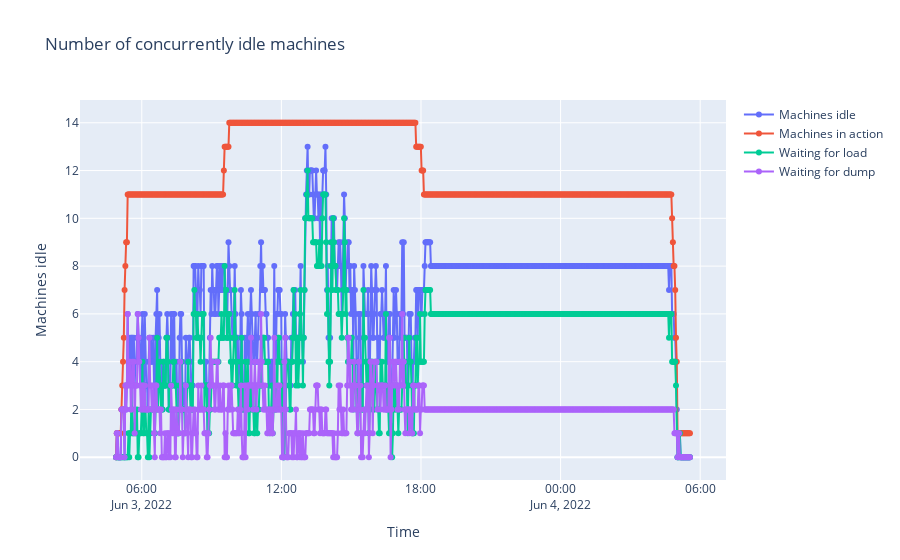

The code cell stored with this chart in its notebook:
### Code cell
agg.aggragated_nb_of_idle_timeline()
agg.plot_aggragated_nb_of_idle_timeline()

### Figure 1 — Plotly figure (JSON) as saved in the notebook; plotly's stock layout.template omitted (floating-point values rounded to 4 significant figures; data arrays with more than 128 entries replaced by an {"elided": "..."} marker saying what was removed)
{"data": [{"mode": "markers+lines", "name": "Machines idle", "type": "scatter", "x": {"elided": "741 str values"}, "y": {"elided": "741 int values"}}, {"mode": "markers+lines", "name": "Machines in action", "type": "scatter", "x": {"elided": "741 str values"}, "y": {"elided": "741 int values"}}, {"mode": "markers+lines", "name": "Waiting for load", "type": "scatter", "x": {"elided": "741 str values"}, "y": {"elided": "741 int values"}}, {"mode": "markers+lines", "name": "Waiting for dump", "type": "scatter", "x": {"elided": "741 str values"}, "y": {"elided": "741 int values"}}], "layout": {"title": {"text": "Number of concurrently idle machines"}, "xaxis": {"title": {"text": "Time"}, "type": "date"}, "yaxis": {"title": {"text": "Machines idle"}, "type": "linear"}}}
